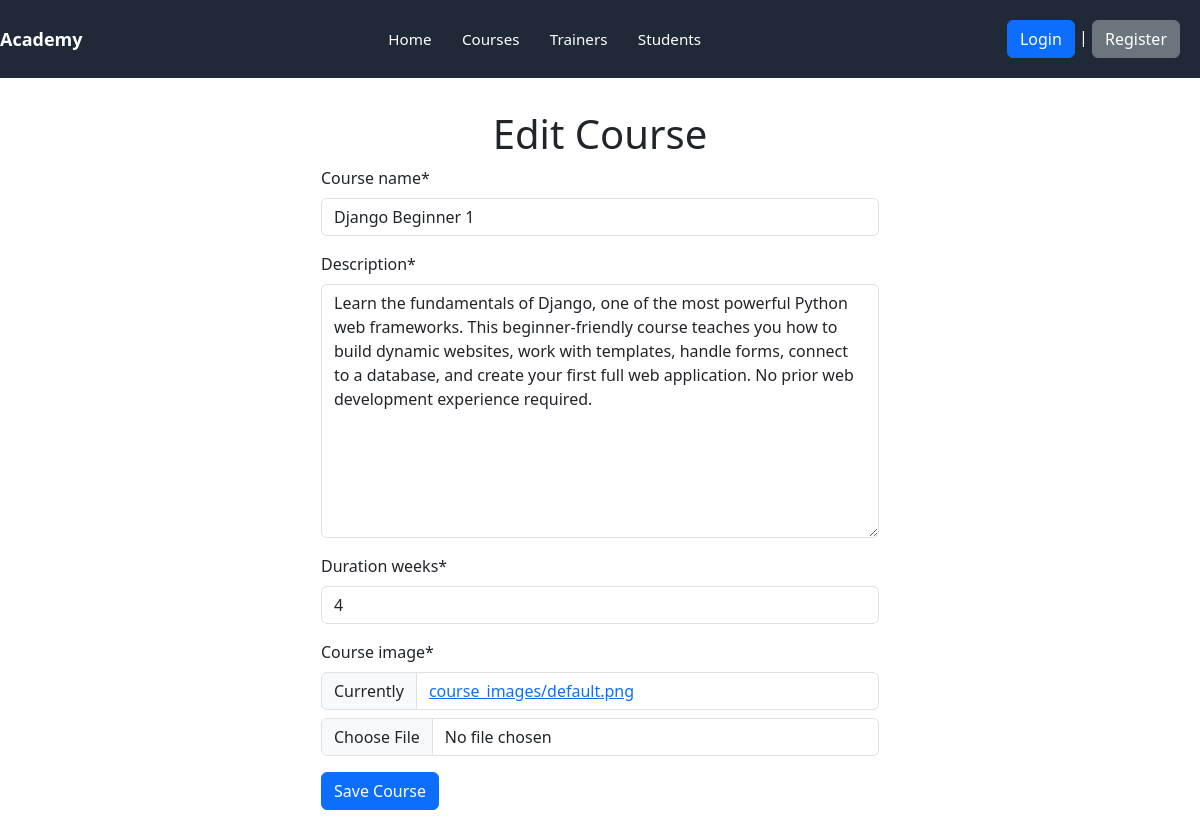
The page /academy/course/edit/1/ on the database its author committed.
### academy/models.py (models this page shows, shortened)
class Course(models.Model):
    course_name = models.CharField(max_length=200)
    description = models.TextField()
    duration_weeks = models.IntegerField()
    course_image = models.ImageField(upload_to='course_images/', default='default.png')

### academy/views.py (the view)
# urls.py: path('course/edit/<int:id>/', views.course_edit, name='course_edit'),
def course_edit(request, id):
    course= get_object_or_404(Course, id=id)
    if request.method == 'POST':
        form = CourseForm(request.POST, request.FILES, instance=course)
        if form.is_valid():
            form.save()
            return redirect('academy:course_detail', id=course.id)
    else:
        form = CourseForm(instance=course)
    context = {
        'form': form,
        'course': course,
        'is_edit': True
    }
    return render(request, 'academy/course_edit.html', context)

### academy/forms.py
class CourseForm(forms.ModelForm):
    class Meta:
        model = Course
        fields = '__all__'

### templates/academy/course_edit.html (shortened to what this page needs)
{% load static %}
{% load crispy_forms_tags %}
<!DOCTYPE html>
<html lang="en">
  <head>
    <link rel="stylesheet" href="{% static 'css/style.css' %}" />
    <link
      href="https://cdn.jsdelivr.net/npm/bootstrap@5.3.8/dist/css/bootstrap.min.css"
      rel="stylesheet"
    />
  </head>
  <body>
    {% include 'navbar.html' %}
    <main class="container">
        <h1 class="text-center">Edit Course</h1>
        <form method="post" enctype="multipart/form-data" class="w-50 m-auto">
            {{ form|crispy }}
            <button type="submit" class="btn btn-primary">Save Course</button>
        </form>
    </main>
  </body>
</html>

### training_portal/static/css/style.css (style rules this page uses)
:root { --nav-bg: #1f2937; --nav-text: #ffffff; --nav-accent: #3b82f6; --nav-hover: rgba(255,255,255,0.08); --container-padding: 1.25rem; }
* { box-sizing: border-box; }
body { margin: 0; font-family: -apple-system, BlinkMacSystemFont, "Segoe UI", Roboto, "Helvetica Neue", Arial; color: #111827; background: #f8fafc; }
.container { max-width: 1100px; margin: 2rem auto; padding: 0 1rem; }

### rows shown on the page
Course: course_name "Django Beginner 1", description "Learn the fundamentals of Django, one of the most powerful Python web frameworks. This beginner-friendly course teaches you how to build dynamic websites, work with templates, handle forms, connect to a database, and create your first full web application. No prior web development experience required.", duration_weeks "4"
